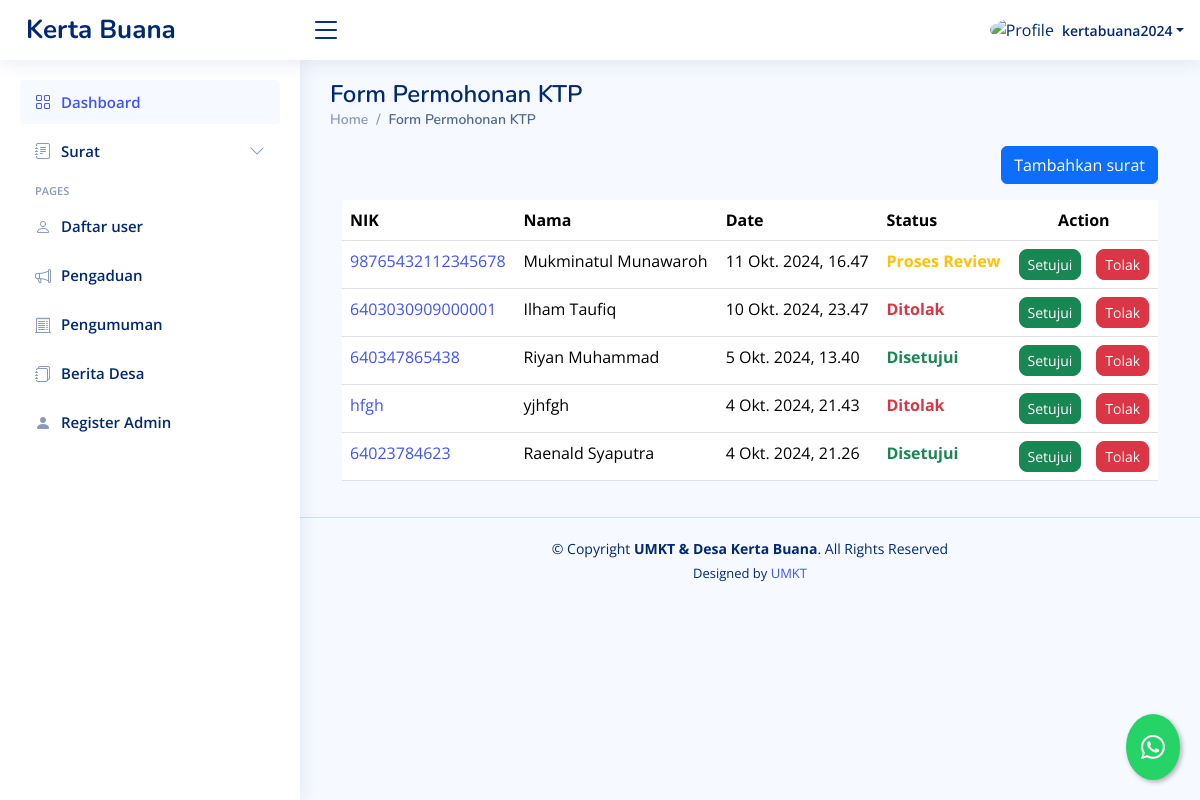
Screenshot of /dashboard/suket-permohonan-ktp/ (signed in) with the database file from the repository.
### dashboard/models.py (models this page shows, shortened)
class SuketPermohonanKTP(models.Model):
    STATUS_CHOICES = [
        ('review', 'Proses Review'),
        ('approved', 'Disetujui'),
        ('rejected', 'Ditolak'),
    ]
    penulis = models.ForeignKey(User, on_delete=models.CASCADE, blank=True, null=True)
    nama = models.CharField(max_length=255)
    nokk = models.CharField(max_length=255)
    nik = models.CharField(max_length=255)
    alamat = models.CharField(max_length=255)
    pengantarrt = models.URLField(blank=True, null=True)
    scankk = models.URLField(blank=True, null=True)
    scanijasahakta = models.URLField(blank=True, null=True)
    date = models.DateTimeField(default=timezone.now, blank=True)
    status = models.CharField(max_length=20, choices=STATUS_CHOICES, default='review')

### dashboard/views.py (the view, shortened to what this page needs)
# urls.py: path("suket-permohonan-ktp/", suketpermohonanktp, name="suketpermohonanktp"),
@login_required
def suketpermohonanktp(request):
    template_name = "backend/suketpermohonanktp.html"
    suket = SuketPermohonanKTP.objects.all().order_by('-date')
    private = SuketPermohonanKTP.objects.filter(penulis=request.user).order_by('-date')
    context = {
        "suket": suket,
        'private': private,
        'title': 'Permohonan KTP'
    }
    return render(request, template_name, context)

### templates/backend/suketpermohonanktp.html (shortened to what this page needs)
{% extends "backend/base_ui.html" %} {% load static %} {% load custom_filters %}
{% block konten %}
<div>
  <div class="pagetitle">
    <h1>Form Permohonan KTP</h1>
    <nav>
      <ol class="breadcrumb">
        <li class="breadcrumb-item"><a href="{% url 'dashboard' %}">Home</a></li>
        <li class="breadcrumb-item active">Form Permohonan KTP</li>
      </ol>
    </nav>
  </div>
  {% if value %}
  <div class="card">
    <div class="card-body">
      <h5 class="card-title">Form Permohonan KTP</h5>
      <form
        method="post"
        action="{% url 'edit_suketpermohonanktp' value.id %}"
        enctype="multipart/form-data"
      >
        {% csrf_token %}
        <div class="row mb-3">
          <label for="inputNama" class="col-sm-2 col-form-label"
            >Nama Lengkap</label
          >
          <div class="col-sm-10">
            <input
              type="text"
              class="form-control"
              name="inputNama"
              value="{{ value.nama }}"
              required
            />
          </div>
        </div>
        <div class="row mb-3">
          <label for="inputNOKK" class="col-sm-2 col-form-label">No. KK</label>
          <div class="col-sm-10">
            <input
              type="text"
              class="form-control"
              name="inputNOKK"
              value="{{ value.nokk }}"
              required
            />
          </div>
        </div>
        <div class="row mb-3">
          <label for="inputNIK" class="col-sm-2 col-form-label">NIK</label>
          <div class="col-sm-10">
            <input
              type="text"
              class="form-control"
              name="inputNIK"
              value="{{ value.nik }}"
              required
            />
          </div>
        </div>
        <div class="row mb-3">
          <label for="inputAlamat" class="col-sm-2 col-form-label"
            >Alamat</label
          >
          <div class="col-sm-10">
            <input
              type="text"
              class="form-control"
              name="inputAlamat"
              value="{{ value.alamat }}"
              required
            />
          </div>
        </div>
        <div class="row mb-3">
          <label for="inputNumber" class="col-sm-2 col-form-label"
            >Pengantar RT</label
          >
          <div class="col-sm-10">
            <input
              class="form-control"
              type="file"
              id="formFile"
              name="pengantar_rt"
            />
            <div class="d-flex gap-3">
              <p>file yang di upload :</p>
              <a href="{{ value.pengantarrt }}"
                >{{ value.pengantarrt|filename }}</a
              >
            </div>
          </div>
        </div>
        <div class="row mb-3">
          <label for="inputNumber" class="col-sm-2 col-form-label"
            >Scan KK</label
          >
          <div class="col-sm-10">
            <input
              class="form-control"
              type="file"
              id="formFile"
              name="scankk"
            />
            <div class="d-flex gap-3">
              <p>file yang di upload :</p>
              <a href="{{ value.scankk }}">{{ value.scankk|filename }}</a>
            </div>
          </div>
        </div>
        <div class="row mb-3">
          <label for="inputNumber" class="col-sm-2 col-form-label"
            >Scan Ijasah/Akta</label
          >
          <div class="col-sm-10">
            <input
              class="form-control"
              type="file"
              id="formFile"
              name="scanijasahakta"
            />
            <div class="d-flex gap-3">
              <p>file yang di upload :</p>
              <a href="{{ value.scanijasahakta }}"
                >{{ value.scanijasahakta|filename }}</a
              >
            </div>
          </div>
        </div>
        <div class="row mb-3">
          <label class="col-sm-2 col-form-label">Submit Here</label>
          <div class="col-sm-10">
            <a href="{% url 'suketpermohonanktp' %}">
              <button class="btn btn-secondary">Cancel</button>
            </a>
            <button type="submit" class="btn btn-primary">Submit</button>
          </div>
        </div>
      </form>
    </div>
  </div>
  {% else %}
  <div class="container-fluid">
    <div class="d-flex justify-content-end mb-3">
      <button
        type="button"
        class="btn btn-primary"
        data-bs-toggle="modal"
        data-bs-target="#formModal"
      >
        Tambahkan surat
      </button>
    </div>
    <div class="table-responsive">
      <table class="table datatable">
        <thead>
          <tr>
            <th>NIK</th>
            <th>Nama</th>
            <th data-type="date" data-format="YYYY/DD/MM">Date</th>
            <th>Status</th>
            <th class="text-center">Action</th>
          </tr>
        </thead>
        <tbody>
          {% if user.is_superuser %} {% for surat in suket %}
          <tr>
            <td>
              <a href="{% url 'detail_suketpermohonanktp' surat.id %}">{{ surat.nik }}</a>
            </td>
            <td>{{ surat.nama }}</td>
            <td>{{ surat.date }}</td>
            {% if surat.status == 'review' %}
            <td class="text-warning fw-bold">Proses Review</td>
            {% elif surat.status == 'approved' %}
            <td class="text-success fw-bold">Disetujui</td>
            {% elif surat.status == 'rejected' %}
            <td class="text-danger fw-bold">Ditolak</td>
            {% endif %} {% if user.is_superuser %}
            <td class="text-center">
              <div
                class="btn-group gap-3"
                role="group"
                aria-label="Action buttons"
              >
                <button type="button" class="btn btn-success btn-sm rounded-3">
                  <a
                    href="{% url 'setujui_suketpermohonanktp' surat.id %}"
                    class="text-decoration-none text-white"
                    >Setujui</a
                  >
                </button>
                <button type="button" class="btn btn-danger btn-sm rounded-3">
                  <a
                    href="{% url 'tolak_suketpermohonanktp' surat.id %}"
                    class="text-decoration-none text-white"
                    >Tolak</a
                  >
                </button>
              </div>
            </td>
            {% endif %}
          </tr>
          {% endfor %} {% endif %}
        </tbody>
      </table>
    </div>
  </div>
  {% endif %}
</div>
{% endblock konten %}

### templates/backend/base_ui.html (shortened to what this page needs)
{% load static %}
<!DOCTYPE html>
<html lang="en">
  <head>
    <link
      href="{% static 'backend/vendor/bootstrap/css/bootstrap.min.css'%}"
      rel="stylesheet"
    />
    <link
      href="{% static 'backend/vendor/bootstrap-icons/bootstrap-icons.css'%}"
      rel="stylesheet"
    />
    <link
      href="{% static 'backend/vendor/boxicons/css/boxicons.min.css'%}"
      rel="stylesheet"
    />
    <link
      href="{% static 'backend/vendor/quill/quill.snow.css'%}"
      rel="stylesheet"
    />
    <link
      href="{% static 'backend/vendor/quill/quill.bubble.css'%}"
      rel="stylesheet"
    />
    <link
      href="{% static 'backend/vendor/remixicon/remixicon.css'%}"
      rel="stylesheet"
    />
    <link
      href="{% static 'backend/vendor/simple-datatables/style.css'%}"
      rel="stylesheet"
    />
    <link href="{% static 'backend/css/style.css'%}" rel="stylesheet" />
  </head>
  <body>
    <header id="header" class="header fixed-top d-flex align-items-center">
      <div class="d-flex align-items-center justify-content-between">
        <a href="{% url 'welcome'%}" class="logo d-flex align-items-center">
          <span class="d-none d-lg-block">Kerta Buana</span>
        </a>
        <i class="bi bi-list toggle-sidebar-btn"></i>
      </div>
      <nav class="header-nav ms-auto">
        <ul class="d-flex align-items-center">
          <li class="nav-item dropdown pe-3">
            <a
              class="nav-link nav-profile d-flex align-items-center pe-0"
              href="#"
              data-bs-toggle="dropdown"
            >
              {% if user.is_superuser %}
              <img
                src="{% static 'backend/img/orang.png'%}"
                alt="Profile"
                class="rounded-circle"
              />
              {% else %}
              <img
                src="{% static 'backend/img/family.png'%}"
                alt="Profile"
                class="rounded-circle"
              />
              {% endif %}
              <span class="d-none d-md-block dropdown-toggle ps-2"
                >{{request.user.username}}</span
              > </a
            >
          </li>
        </ul>
      </nav>
    </header>
    <aside id="sidebar" class="sidebar">
      <ul class="sidebar-nav" id="sidebar-nav">
        <li class="nav-item">
          <a class="nav-link" href="{% url 'dashboard'%}">
            <i class="bi bi-grid"></i>
            <span>Dashboard</span>
          </a>
        </li>
        {% if user.is_superuser %}
        <li class="nav-item">
          <a
            class="nav-link collapsed"
            data-bs-target="#forms-nav"
            data-bs-toggle="collapse"
            href="#"
          >
            <i class="bi bi-journal-text"></i><span>Surat</span
            ><i class="bi bi-chevron-down ms-auto"></i>
          </a>
        </li>
        {% endif %}
        {% if user.is_superuser %}
        <li class="nav-heading">Pages</li>
        <li class="nav-item">
          <a class="nav-link collapsed" href="{% url 'daftar_user' %}">
            <i class="bi bi-person"></i>
            <span>Daftar user</span>
          </a>
        </li>
        <li class="nav-item">
          <a class="nav-link collapsed" href="{% url 'pengaduan_asing' %}">
            <i class="bi bi-megaphone"></i>
            <span>Pengaduan</span>
          </a>
        </li>
        <li class="nav-item">
          <a class="nav-link collapsed" href=" {% url 'pengumuman' %} ">
            <i class="bi bi-receipt-cutoff"></i>
            <span>Pengumuman</span>
          </a>
        </li>
        <li class="nav-item">
          <a class="nav-link collapsed" href=" {% url 'blog' %} ">
            <i class="bi bi-journals"></i>
            <span>Berita Desa</span>
          </a>
        </li>
        <li class="nav-item">
          <a class="nav-link collapsed" href="{% url 'register_super_admin' %}">
            <i class="bi bi-person-fill"></i>
            <span>Register Admin</span>
          </a>
        </li>
        {% endif %}
      </ul>
    </aside>
    <main id="main" class="main">
      {% block konten %}{% endblock konten %}
    </main>
    <footer id="footer" class="footer">
      <div class="copyright">
        &copy; Copyright <strong><span>UMKT & Desa Kerta Buana</span></strong
        >. All Rights Reserved
      </div>
      <div class="credits">
        Designed by <a href="https://www.umkt.ac.id/">UMKT</a>
      </div>
    </footer>
    <a
      href="https://wa.me/6282255462424?text=Halo,%20saya%20{{ request.user.last_name }}%20dengan%20nik%20{{ request.user.nik }}"
      class="whatsapp-float"
      target="_blank"
      title="Hubungi kami via WhatsApp"
    >
      <i class="bi bi-whatsapp"></i>
    </a>
  </body>
</html>

### static/backend/css/style.css (style rules this page uses)
:root { scroll-behavior: smooth; }
body { font-family: "Open Sans", sans-serif; background: #f6f9ff; color: #444444; }
a { color: #4154f1; text-decoration: none; }
h1, h2, h3, h4, h5, h6 { font-family: "Nunito", sans-serif; }
#main { margin-top: 60px; padding: 20px 30px; transition: all 0.3s; }
.pagetitle { margin-bottom: 10px; }
.pagetitle h1 { font-size: 24px; margin-bottom: 0; font-weight: 600; color: #012970; }
.breadcrumb { font-size: 14px; font-family: "Nunito", sans-serif; color: #899bbd; font-weight: 600; }
.breadcrumb a { color: #899bbd; transition: 0.3s; }
.breadcrumb .breadcrumb-item::before { color: #899bbd; }
.breadcrumb .active { color: #51678f; font-weight: 600; }
.logo { line-height: 1; }
@media (min-width: 1200px) { .logo { width: 280px; } }
.logo span { font-size: 26px; font-weight: 700; color: #012970; font-family: "Nunito", sans-serif; }
.header { transition: all 0.5s; z-index: 997; height: 60px; box-shadow: 0px 2px 20px rgba(1, 41, 112, 0.1); background-color: #fff; padding-left: 20px; }
.header .toggle-sidebar-btn { font-size: 32px; padding-left: 10px; cursor: pointer; color: #012970; }
.header-nav ul { list-style: none; }
.header-nav>ul { margin: 0; padding: 0; }
.header-nav .nav-profile { color: #012970; }
.header-nav .nav-profile img { max-height: 36px; }
.header-nav .nav-profile span { font-size: 14px; font-weight: 600; }
.sidebar { position: fixed; top: 60px; left: 0; bottom: 0; width: 300px; z-index: 996; transition: all 0.3s; padding: 20px; overflow-y: auto; scrollbar-width: thin; scrollbar-color: #aab7cf transparent; box-shadow: 0px 0px 20px rgba(1, 41, 112, 0.1); background-color: #fff; }
@media (min-width: 1200px) { #main, #footer { margin-left: 300px; } }
.sidebar-nav { padding: 0; margin: 0; list-style: none; }
.sidebar-nav li { padding: 0; margin: 0; list-style: none; }
.sidebar-nav .nav-item { margin-bottom: 5px; }
.sidebar-nav .nav-heading { font-size: 11px; text-transform: uppercase; color: #899bbd; font-weight: 600; margin: 10px 0 5px 15px; }
.sidebar-nav .nav-link { display: flex; align-items: center; font-size: 15px; font-weight: 600; color: #4154f1; transition: 0.3; background: #f6f9ff; padding: 10px 15px; border-radius: 4px; }
.sidebar-nav .nav-link i { font-size: 16px; margin-right: 10px; color: #4154f1; }
.sidebar-nav .nav-link.collapsed { color: #012970; background: #fff; }
.sidebar-nav .nav-link.collapsed i { color: #899bbd; }
.sidebar-nav .nav-link .bi-chevron-down { margin-right: 0; transition: transform 0.2s ease-in-out; }
.footer { padding: 20px 0; font-size: 14px; transition: all 0.3s; border-top: 1px solid #cddfff; }
.footer .copyright { text-align: center; color: #012970; }
.footer .credits { padding-top: 5px; text-align: center; font-size: 13px; color: #012970; }
.whatsapp-float { position: fixed; bottom: 20px; right: 20px; background-color: #25D366; color: white; border-radius: 50%; padding: 15px; box-shadow: 2px 2px 5px rgba(0, 0, 0, 0.3); z-index: 1000; font-size: 24px; transition: all 0.3s ease; }
.whatsapp-float i { margin-right: 0; }

### rows the page displays
SuketPermohonanKTP: nik "98765432112345678", nama "Mukminatul Munawaroh", date "11 Okt. 2024, 16.47", status "Proses Review"
SuketPermohonanKTP: nik "6403030909000001", nama "Ilham Taufiq", date "10 Okt. 2024, 23.47", status "Ditolak"
SuketPermohonanKTP: nik "640347865438", nama "Riyan Muhammad", date "5 Okt. 2024, 13.40", status "Disetujui"
SuketPermohonanKTP: nik "hfgh", nama "yjhfgh", date "4 Okt. 2024, 21.43", status "Ditolak"
SuketPermohonanKTP: nik "64023784623", nama "Raenald Syaputra", date "4 Okt. 2024, 21.26", status "Disetujui"

### other values shown
{{ request.user.username }} "kertabuana2024"
